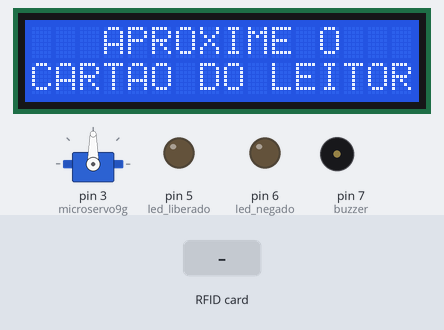
Recording of a sketch running on a simulated Arduino Uno, built with avr-gcc and run on an emulated ATmega328P. On the bench: servo, 16×2 character LCD, output pins drawn as LEDs (lit = HIGH), buzzer (waves = sounding, pin HIGH). The test bench sets the inputs (shaded band). Pins used as bus, display or sensor lines are not drawn; what the sketch prints to the serial monitor is not drawn.

Above: at 1.3 s.
1.4 s: RFID card E5 D6 85 28 held to the reader
At 1.9 s:
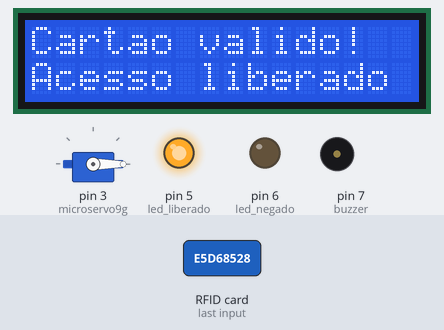
3.1 s: RFID card 5E 7A 19 C4 held to the reader
At 5.4 s:
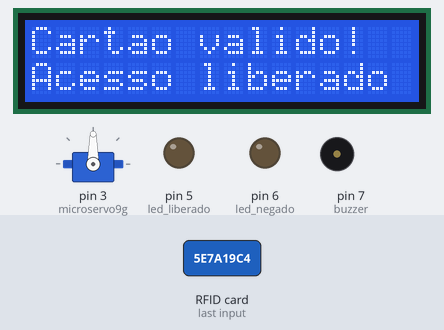
At 8.2 s:
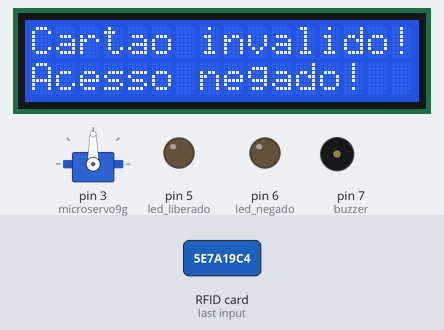
Timing chart, 0 to 9.7 s (numbered marks = the images above; inputs shaded):
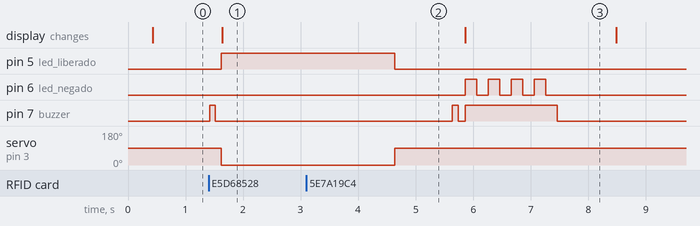

The sketch:

Controle_de_acesso_com_LCD.ino
```cpp
// Programa : RFID - Controle de acesso / cancela
// Autor : Arduino e Cia - Modificado por Lucas Bastos em 26/02/2015

#include <SPI.h>
#include <MFRC522.h>
#include <Servo.h>
#include <LiquidCrystal.h>

LiquidCrystal lcd(14,15,16,17,18,19);

Servo microservo9g;

#define SS_PIN 10
#define RST_PIN 9
// Definicoes pino modulo RC522
MFRC522 mfrc522(SS_PIN, RST_PIN);

// Leds indicadores acesso liberado ou negado
int led_liberado = 5;
int led_negado = 6;
int buzzer = 7;

char st[20];

void setup()
{
  pinMode(led_liberado, OUTPUT);
  pinMode(led_negado, OUTPUT);
  pinMode(buzzer,OUTPUT);
  // Define que o servo esta ligado a porta digital 3
  microservo9g.attach(3);
  // Move o servo para a posicao inicial (cancela fechada)
  microservo9g.write(90);
  // Inicia a serial
  Serial.begin(9600);
  // Inicia  SPI bus
  SPI.begin();
  // Inicia MFRC522
  mfrc522.PCD_Init();
  // Mensagens iniciais no serial monitor
  Serial.println("Aproxime o seu cartao do leitor...");
  Serial.println();
  lcd.begin(16,2);
  lcd.clear();
  lcd.setCursor(0,0);
  lcd.print("Sistema OK!");
}

void loop()
{


  // Aguarda a aproximacao do cartao
  if ( ! mfrc522.PICC_IsNewCardPresent())
  {
    lcd.clear();
    lcd.setCursor(3,0);
    lcd.print("APROXIME O");
    lcd.setCursor(0,1);
    lcd.print("CARTAO DO LEITOR");
    return;
  }
  // Seleciona um dos cartoes
  if ( ! mfrc522.PICC_ReadCardSerial())
  {
    return;
  }

  //Apita o Buzzer
  digitalWrite(buzzer, HIGH);
  delay(100);
  digitalWrite(buzzer, LOW);
  delay(100);

  // Mostra UID na serial
  Serial.print("UID da tag :");
  String conteudo= "";
  byte letra;
  for (byte i = 0; i < mfrc522.uid.size; i++)
  {
     Serial.print(mfrc522.uid.uidByte[i] < 0x10 ? " 0" : " ");
     Serial.print(mfrc522.uid.uidByte[i], HEX);
     conteudo.concat(String(mfrc522.uid.uidByte[i] < 0x10 ? " 0" : " "));
     conteudo.concat(String(mfrc522.uid.uidByte[i], HEX));
  }
  Serial.println();
  Serial.print("Mensagem : ");
  conteudo.toUpperCase();

  // Testa se o cartao1 foi lido
  if (conteudo.substring(1) == "E5 D6 85 28")
  {
    // Levanta a cancela e acende o led verde
    microservo9g.write(-90);
    digitalWrite(led_liberado, HIGH);
    Serial.println("Cartao Valido - Acesso liberado !");
    Serial.println();
    lcd.clear();
    lcd.setCursor(0,0);
    lcd.print("Cartao valido!");
    lcd.setCursor(0,1);
    lcd.print("Acesso liberado");
    delay(3000);
    microservo9g.write(90);
    digitalWrite(led_liberado, LOW);
    }

  // Testa se o cartao2 foi lido
  //if (conteudo.substring(1) == "55 F2 F2 9D")
  else
  {
    Serial.println("Cartao Invalido!!! - Acesso negado !!!");
    Serial.println();

     lcd.clear();
    lcd.setCursor(0,0);
    lcd.print("Cartao invalido!");
    lcd.setCursor(0,1);
    lcd.print("Acesso negado!");
    // Pisca o led vermelho
    for (int i= 1; i<5 ; i++)
    {
      digitalWrite(buzzer, HIGH);
      digitalWrite(led_negado, HIGH);
      delay(200);
      digitalWrite(led_negado, LOW);
      delay(200);
    }
    digitalWrite(buzzer, LOW);
  }
  delay(1000);
}
```

Measured:
- after the input at 1.4 s, pin 5 (led_liberado): LOW → HIGH after 0.22 s; pin 7 (buzzer): LOW → HIGH at once, → LOW 0.10 s later; servo on pin 3 (microservo9g): 90° → 0° after 0.22 s; the display: changes after 0.24 s (image 1)
- after the input at 3.1 s, pin 6 (led_negado): alternates HIGH for 0.20 s and LOW for 0.20 s, 8 changes in all, then stays LOW, starting after 2.8 s; pin 7 (buzzer): LOW → HIGH after 2.5 s, → LOW 0.10 s later, → HIGH 0.12 s later, → LOW 1.6 s later; the display: changes after 2.8 s (image 3)
- what the display in image 3 shows lasts 2.6 s, from 5.9 s to 8.5 s
